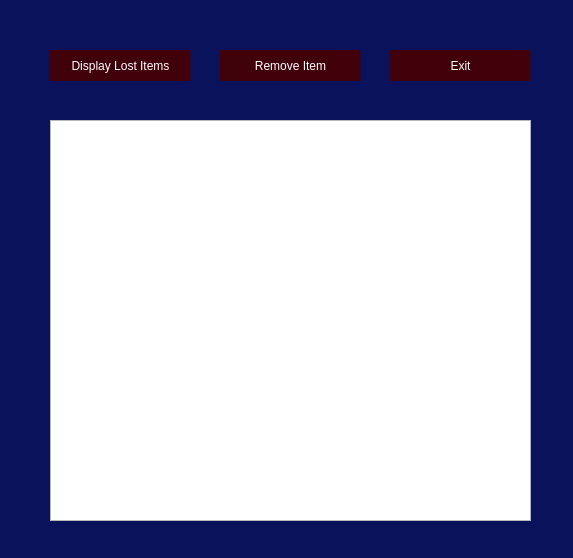
<?xml version="1.0" encoding="UTF-8"?>
<ui version="4.0">
 <class>Adminpage</class>
 <widget class="QDialog" name="Adminpage">
  <property name="geometry">
   <rect>
    <x>0</x>
    <y>0</y>
    <width>573</width>
    <height>558</height>
   </rect>
  </property>
  <property name="windowTitle">
   <string>Dialog</string>
  </property>
  <property name="styleSheet">
   <string notr="true"/>
  </property>
  <widget class="QPushButton" name="btnDisplay">
   <property name="geometry">
    <rect>
     <x>50</x>
     <y>50</y>
     <width>141</width>
     <height>31</height>
    </rect>
   </property>
   <property name="styleSheet">
    <string notr="true">QPushButton{border:none;
color:white;
background-color:rgb(64, 1, 11); 
font:&quot;Arial&quot;; 
border-radius:20px;}
QPushButton:Hover
{color:black;
background-color:rgb(242, 201, 96);
border-radius:50px;}
QPushButton:pressed
{background-color:green;}</string>
   </property>
   <property name="text">
    <string>Display Lost Items</string>
   </property>
  </widget>
  <widget class="QLabel" name="label_2">
   <property name="geometry">
    <rect>
     <x>790</x>
     <y>180</y>
     <width>71</width>
     <height>31</height>
    </rect>
   </property>
   <property name="text">
    <string>FINDER</string>
   </property>
  </widget>
  <widget class="QPushButton" name="btnRemove">
   <property name="geometry">
    <rect>
     <x>220</x>
     <y>50</y>
     <width>141</width>
     <height>31</height>
    </rect>
   </property>
   <property name="styleSheet">
    <string notr="true">QPushButton{border:none;
color:white;
background-color:rgb(64, 1, 11); 
font:&quot;Arial&quot;; 
border-radius:20px;}
QPushButton:Hover
{color:black;
background-color:rgb(242, 201, 96);
border-radius:50px;}
QPushButton:pressed
{background-color:green;}</string>
   </property>
   <property name="text">
    <string>Remove Item</string>
   </property>
  </widget>
  <widget class="QLabel" name="label_3">
   <property name="geometry">
    <rect>
     <x>800</x>
     <y>230</y>
     <width>111</width>
     <height>41</height>
    </rect>
   </property>
   <property name="text">
    <string>DESCRIPTION</string>
   </property>
  </widget>
  <widget class="QPushButton" name="btnExit">
   <property name="geometry">
    <rect>
     <x>390</x>
     <y>50</y>
     <width>141</width>
     <height>31</height>
    </rect>
   </property>
   <property name="styleSheet">
    <string notr="true">QPushButton{border:none;
color:white;
background-color:rgb(64, 1, 11); 
font:&quot;Arial&quot;; 
border-radius:20px;}
QPushButton:Hover
{color:black;
background-color:rgb(242, 201, 96);
border-radius:50px;}
QPushButton:pressed
{background-color:green;}</string>
   </property>
   <property name="text">
    <string>Exit</string>
   </property>
  </widget>
  <widget class="QLabel" name="label">
   <property name="geometry">
    <rect>
     <x>790</x>
     <y>130</y>
     <width>61</width>
     <height>31</height>
    </rect>
   </property>
   <property name="text">
    <string>NAME</string>
   </property>
  </widget>
  <widget class="QTextBrowser" name="lineEditFinder">
   <property name="geometry">
    <rect>
     <x>870</x>
     <y>180</y>
     <width>271</width>
     <height>31</height>
    </rect>
   </property>
  </widget>
  <widget class="QTextBrowser" name="textEditDescription">
   <property name="geometry">
    <rect>
     <x>50</x>
     <y>120</y>
     <width>481</width>
     <height>401</height>
    </rect>
   </property>
  </widget>
  <widget class="QTextBrowser" name="lineEditName">
   <property name="geometry">
    <rect>
     <x>870</x>
     <y>130</y>
     <width>271</width>
     <height>31</height>
    </rect>
   </property>
  </widget>
  <widget class="QLabel" name="label_4">
   <property name="geometry">
    <rect>
     <x>-20</x>
     <y>-30</y>
     <width>681</width>
     <height>691</height>
    </rect>
   </property>
   <property name="styleSheet">
    <string notr="true">background-color: rgb(10, 18, 92);</string>
   </property>
   <property name="text">
    <string/>
   </property>
  </widget>
  <zorder>label_4</zorder>
  <zorder>btnDisplay</zorder>
  <zorder>label_2</zorder>
  <zorder>btnRemove</zorder>
  <zorder>label_3</zorder>
  <zorder>btnExit</zorder>
  <zorder>label</zorder>
  <zorder>lineEditFinder</zorder>
  <zorder>textEditDescription</zorder>
  <zorder>lineEditName</zorder>
 </widget>
 <resources/>
 <connections/>
</ui>
